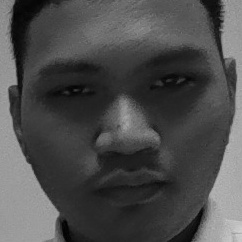
#> input picture dataset/User.4.1.jpg, 242 x 242 px, given in place of the camera
$ python main.py
#> lines starting #> are read from the running program, lines starting #| are printed output that depends on the picture
import cv2
import numpy as np
import datetime
import os
import sys
import subprocess
import time
from collections import Counter

# --- EXECUTABLE-SAFE PATH ROOT ---
if getattr(sys, 'frozen', False):
    BASE_DIR = os.path.dirname(os.path.abspath(sys.executable))
else:
    BASE_DIR = os.path.dirname(os.path.abspath(__file__))
GVC_DIR = os.path.join(BASE_DIR, 'Graphics-Visual-Computing')

# --- CONFIGURATION ZONE ---
current_day = datetime.datetime.now().strftime("%A")

# --- INITIALIZATION ZONE ---
face_cascade = cv2.CascadeClassifier(cv2.data.haarcascades + 'haarcascade_frontalface_default.xml')
eye_cascade = cv2.CascadeClassifier(cv2.data.haarcascades + 'haarcascade_eye.xml')
profile_cascade = cv2.CascadeClassifier(cv2.data.haarcascades + 'haarcascade_profileface.xml')

if face_cascade.empty() and os.path.exists(os.path.join(BASE_DIR, 'haarcascade_frontalface_default.xml')):
    face_cascade = cv2.CascadeClassifier(os.path.join(BASE_DIR, 'haarcascade_frontalface_default.xml'))
if eye_cascade.empty() and os.path.exists(os.path.join(BASE_DIR, 'haarcascade_eye.xml')):
    eye_cascade = cv2.CascadeClassifier(os.path.join(BASE_DIR, 'haarcascade_eye.xml'))
if profile_cascade.empty() and os.path.exists(os.path.join(BASE_DIR, 'haarcascade_profileface.xml')):
    profile_cascade = cv2.CascadeClassifier(os.path.join(BASE_DIR, 'haarcascade_profileface.xml'))

recognizer = cv2.face.LBPHFaceRecognizer_create()
model_path = os.path.join(BASE_DIR, 'trainer.yml')
if not os.path.exists(model_path) and os.path.exists(os.path.join(GVC_DIR, 'trainer.yml')):
    model_path = os.path.join(GVC_DIR, 'trainer.yml')

if os.path.exists(model_path):
    try:
        recognizer.read(model_path)
        print(f"[SYSTEM] Secure biometric face database loaded successfully from {model_path}!")
    except Exception as e:
        print(f"[WARNING] Could not parse trainer.yml: {e}")
else:
    print("[WARNING] trainer.yml model weight file not found. Defaulting to GUEST mode.")

attendance_log = {}

# --- MULTI-CROP BIOMETRIC PREDICTION HELPER ---
# [43 lines left out: function predict_face_multisample, not called in this run]

# --- CENTROID TRACKING & HYSTERESIS CONSENSUS ENGINE ---
class BiometricTrackerEngine:
    def __init__(self):
        self.tracks = {}

    # [72 lines left out: function process_face, not called in this run]

tracker_engine = BiometricTrackerEngine()

# ---  DYNAMIC MULTI-CAMERA HARDWARE BINDING ---
def open_hardware_cameras():
    caps = {}
    cam_names = [
        "GATE 01 (Main)",
        "GATE 02 (Exit)",
        "GATE 03 (Library)",
        "GATE 04 (Gym)",
        "GATE 05 (Exit)"
    ]

    backend = cv2.CAP_DSHOW if os.name == 'nt' else cv2.CAP_ANY

    for idx, name in enumerate(cam_names):
        cap = cv2.VideoCapture(idx, backend)
        cap.set(cv2.CAP_PROP_FRAME_WIDTH, 640)
        cap.set(cv2.CAP_PROP_FRAME_HEIGHT, 480)

        if cap.isOpened():
            ret, test_frame = cap.read()
#> test_frame is the input picture: shape (242, 242, 3); min 0, max 209, mean 76.4
            if ret and test_frame is not None:
                caps[name] = cap
                print(f"[NETWORK SYSTEM] Secure stream connection bound to: {name} (Hardware Index {idx})")
            else:
                cap.release()
                caps[name] = None
                print(f"[NETWORK INFRASTRUCTURE] {name} (Index {idx}) offline - mapped as standby node.")
        else:
            caps[name] = None
            print(f"[NETWORK INFRASTRUCTURE] {name} (Index {idx}) mapped as virtual standby node.")

    return caps

caps = open_hardware_cameras()
#> caps = 5 items

cv2.namedWindow('SIMS: Secure Campus Surveillance Terminal', cv2.WINDOW_NORMAL)

# ---  MOUSE INTERACTION HANDLER ---
pending_action = None

# [9 lines left out: function handle_matrix_click, not called in this run]

cv2.setMouseCallback('SIMS: Secure Campus Surveillance Terminal', handle_matrix_click)

while True:
    # ---  SUBPROCESS LAUNCHER WITH CLEAN ENVIRONMENT ---
    if pending_action is not None:
        action_type = pending_action
        pending_action = None

        print(f"[SYSTEM NODE] Executing launcher action: {action_type}. Releasing camera locks...")

        for cam_name, cap_obj in caps.items():
            if cap_obj is not None:
                cap_obj.release()
        caps = {}

        cv2.destroyAllWindows()
        cv2.waitKey(100)
        time.sleep(1.0)

        if action_type == "REGISTER":
            exe_name = "SIMS_Registration_Terminal.exe"
            script_name = "register_face.py"
        else:
            exe_name = "SIMS_Trainer.exe"
            script_name = "train_faces.py"

        exe_path = os.path.join(BASE_DIR, exe_name)
        script_path = os.path.join(BASE_DIR, script_name)

        clean_env = os.environ.copy()
        for key in ["_MEIPASS2", "PYTHONHOME", "PYTHONPATH"]:
            clean_env.pop(key, None)

        new_console_flag = subprocess.CREATE_NEW_CONSOLE if os.name == 'nt' else 0

        if os.path.exists(exe_path):
            subprocess.run([exe_path], creationflags=new_console_flag, cwd=BASE_DIR, env=clean_env)
        elif os.path.exists(script_path):
            subprocess.run([sys.executable, script_path], creationflags=new_console_flag, cwd=BASE_DIR, env=clean_env)
        else:
            print(f"[ERROR] Neither {exe_name} nor {script_name} was found in {BASE_DIR}")

        if os.path.exists(model_path):
            try:
                recognizer.read(model_path)
                print(f"[SYSTEM] Reloaded updated LBPH face database from {model_path}!")
            except Exception as e:
                print(f"[ERROR] Model reload failed: {e}")

        caps = open_hardware_cameras()

        cv2.namedWindow('SIMS: Secure Campus Surveillance Terminal', cv2.WINDOW_NORMAL)
        cv2.setMouseCallback('SIMS: Secure Campus Surveillance Terminal', handle_matrix_click)
        continue

    # ---  READ REGISTERED STUDENT LEDGER ---
    names_database = {}
    txt_path = os.path.join(BASE_DIR, 'students.txt')
    if not os.path.exists(txt_path) and os.path.exists(os.path.join(GVC_DIR, 'students.txt')):
        txt_path = os.path.join(GVC_DIR, 'students.txt')

    if os.path.exists(txt_path):
        with open(txt_path, "r", encoding="utf-8-sig") as f:
#> (reads students.txt from the repository)
            for db_line in f:
                if "," in db_line:
                    clean_line = db_line.strip().replace("\\", "")
                    if clean_line:
                        db_id, db_name = clean_line.split(",", 1)
                        try:
                            names_database[int(db_id.strip())] = db_name.strip()
                        except ValueError:
                            continue

    frames = {}

    for cam_name, cap in caps.items():
        ret = False
        frame = None

        if cap is not None:
            ret, frame = cap.read()

        if not ret or frame is None:
            frame = np.zeros((480, 640, 3), dtype="uint8")
            cv2.rectangle(frame, (15, 15), (625, 465), (20, 20, 20), -1)
            cv2.putText(frame, f"{cam_name}: OFFLINE STANDBY", (40, 220), cv2.FONT_HERSHEY_SIMPLEX, 0.6, (0, 165, 255), 1)
        else:
            frame = cv2.resize(frame, (640, 480))
            gray = cv2.cvtColor(frame, cv2.COLOR_BGR2GRAY)

            blurred = cv2.GaussianBlur(frame, (5, 5), 0)
            hsv = cv2.cvtColor(blurred, cv2.COLOR_BGR2HSV)

            faces = face_cascade.detectMultiScale(gray, scaleFactor=1.12, minNeighbors=6, minSize=(50, 50))
            eye_pairs = eye_cascade.detectMultiScale(gray, scaleFactor=1.15, minNeighbors=18, minSize=(50, 25))

            detection_targets = []
            for (x, y, w, h) in faces:
                detection_targets.append((x, y, w, h, False))

            if len(faces) == 0:
                profiles = profile_cascade.detectMultiScale(gray, scaleFactor=1.12, minNeighbors=6, minSize=(50, 50))
                for (px, py, pw, ph) in profiles:
                    detection_targets.append((px, py, pw, ph, False))

            if len(faces) == 0 and len(detection_targets) == 0:
                for (ex, ey, ew, eh) in eye_pairs:
                    fx = max(0, ex - int(ew * 0.2))
                    fy = max(0, ey - int(eh * 0.4))
                    fw = int(ew * 1.4)
                    fh = int(eh * 2.6)
                    detection_targets.append((fx, fy, fw, fh, True))

            for (x, y, w, h, is_masked) in detection_targets:
                if w < 50 or h < 50:
                    continue

                resolved_identity = "GUEST"
                current_face_identity = "GUEST"
                current_face_role = "Guest"
                system_status = "GUEST LOCKED OUT"
                hud_color = (255, 165, 0)  # Orange default for Guests
                uniform_status = "VIOLATION: NO UNIFORM"
                conf_text = "CONF: N/A"

                box_color = (255, 255, 0) if is_masked else (255, 0, 0)
                cv2.rectangle(frame, (x, y), (x + w, y + h), box_color, 2)

                if os.path.exists(model_path):
                    raw_id, raw_confidence = predict_face_multisample(recognizer, gray, (x, y, w, h))

                    if raw_id is not None:
                        consensus_id, smoothed_conf = tracker_engine.process_face(
                            cam_name, (x, y, w, h), raw_id, raw_confidence, names_database, lock_thresh=68.0, retain_thresh=76.0
                        )

                        conf_text = f"CONF: {smoothed_conf:.1f}"

                        if consensus_id != "GUEST":
                            try:
                                clean_search_id = int(consensus_id)
                            except ValueError:
                                clean_search_id = None

                            if clean_search_id is not None and clean_search_id in names_database:
                                matched_name = names_database[clean_search_id]
                                resolved_identity = matched_name
                                current_face_identity = matched_name
                                current_face_role = "Student"

                # Uniform Analysis
                try:
                    shirt_y = int(y + h * 1.15)
                    shirt_h = min(479 - shirt_y, int(h * 0.45))
                    shirt_x = max(0, int(x + w * 0.15))
                    shirt_w = min(639 - shirt_x, int(w * 0.7))

                    if shirt_h > 5 and shirt_w > 5:
                        shirt_roi_hsv = hsv[shirt_y:shirt_y + shirt_h, shirt_x:shirt_x + shirt_w]
                        lower_white = np.array([0, 0, 140], dtype="uint8")
                        upper_white = np.array([180, 40, 255], dtype="uint8")

                        white_mask = cv2.inRange(shirt_roi_hsv, lower_white, upper_white)
                        white_pixels = cv2.countNonZero(white_mask)
                        total_roi_pixels = int(shirt_roi_hsv.shape[0] * shirt_roi_hsv.shape[1])
                        white_density_score = (white_pixels / total_roi_pixels) * 100 if total_roi_pixels > 0 else 0

                        lower_red = np.array([0, 0, 140], dtype="uint8")
                        upper_red = np.array([180, 40, 255], dtype="uint8")

                        red_mask = cv2.inRange(shirt_roi_hsv, lower_red, upper_red)
                        red_pixels = cv2.countNonZero(red_mask)
                        total_roi_pixels_R = int(shirt_roi_hsv.shape[0] * shirt_roi_hsv.shape[1])
                        red_density_score = (red_pixels / total_roi_pixels_R) * 100 if total_roi_pixels_R > 0 else 0

                        if white_density_score > 10:
                            uniform_status = "PASSED: WHITE SHIRT"
                            cv2.rectangle(frame, (shirt_x, shirt_y), (shirt_x + shirt_w, shirt_y + shirt_h), (0, 255, 0), 2)

                        elif red_density_score > 10:
                            uniform_status = "PASSED: RED SHIRT"
                            cv2.rectangle(frame, (shirt_x, shirt_y), (shirt_x + shirt_w, shirt_y + shirt_h), (0, 255, 0), 2)
                        else:
                            uniform_status = "VIOLATION: NO UNIFORM"
                            cv2.rectangle(frame, (shirt_x, shirt_y), (shirt_x + shirt_w, shirt_y + shirt_h), (0, 0, 255), 2)
                except cv2.error:
                    pass

                # ---  ROLE & HUD COLOR ENFORCEMENT ---
                is_registered_student = (
                    current_face_identity != "GUEST" and
                    resolved_identity != "GUEST" and
                    current_face_role == "Student"
                )

                if not is_registered_student:
                    hud_color = (255, 165, 0)
                    if uniform_status.startswith("PASSED"):
                        system_status = "GUEST PASSED UNIFORM"
                    else:
                        system_status = "GUEST LOCKED OUT"
                else:
                    if uniform_status.startswith("PASSED"):
                        system_status = "ACCESS GRANTED | UNIFORM OK"
                        hud_color = (0, 255, 0)

                        log_key = f"{resolved_identity}_{cam_name}"
                        if log_key not in attendance_log:
                            attendance_log[log_key] = "IN"
                            with open(os.path.join(BASE_DIR, "attendance_log.txt"), "a") as log_file:
                                log_file.write(
                                    f"{datetime.datetime.now().strftime('%Y-%m-%d,%H:%M:%S')},"
                                    f"{resolved_identity},{current_face_role},{cam_name},AUTHORIZED_PERSONEL\n"
                                )
                    else:
                        system_status = "ACCESS DENIED | NO UNIFORM"
                        hud_color = (0, 0, 255)

                cv2.putText(frame, f"ID: {resolved_identity.upper()} ({conf_text})", (x, y - 45),
                            cv2.FONT_HERSHEY_SIMPLEX, 0.45, hud_color, 2)
                cv2.putText(frame, f"ROLE: {current_face_role.upper()}", (x, y - 25),
                            cv2.FONT_HERSHEY_SIMPLEX, 0.4, hud_color, 1)
                cv2.putText(frame, f"STATUS: {system_status}", (x, y - 8),
                            cv2.FONT_HERSHEY_SIMPLEX, 0.35, hud_color, 1)
                cv2.putText(frame, f"UNIFORM: {uniform_status}", (x, y + h + 20),
                            cv2.FONT_HERSHEY_SIMPLEX, 0.45, hud_color, 2)

        cv2.putText(frame, f"GATEWAY NODE: {cam_name.upper()}", (20, 30), cv2.FONT_HERSHEY_SIMPLEX, 0.4, (255, 255, 255), 1)
        frames[cam_name] = frame
#> this loop made 5 passes
#> cam_name on passes 1 to 5: 'GATE 01 (Main)', 'GATE 02 (Exit)', 'GATE 03 (Library)', 'GATE 04 (Gym)', 'GATE 05 (Exit)'
#> pass 1, `frame = cv2.resize(frame, (640, 480))`:
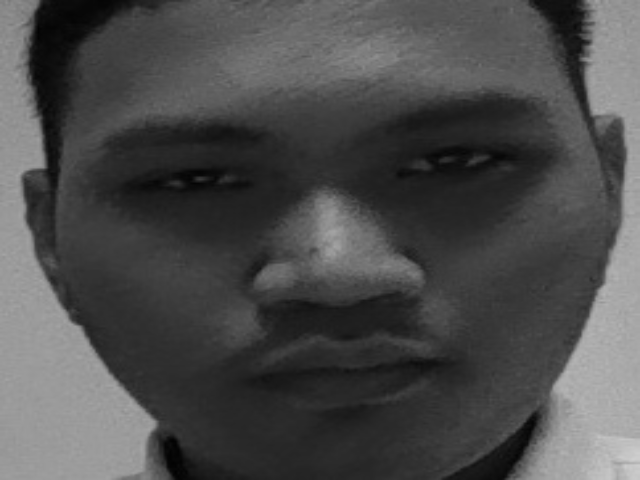
#> frame: shape (480, 640, 3); min 1, max 207, mean 76.2
#> after the loop, attendance_log = 0 items; frames = 5 items

    cam1 = frames["GATE 01 (Main)"]
    cam2 = frames["GATE 02 (Exit)"]
    cam3 = frames["GATE 03 (Library)"]
    cam4 = frames["GATE 04 (Gym)"]
    cam5 = frames["GATE 05 (Exit)"]

    blank_hub = np.zeros((480, 640, 3), dtype="uint8")
    cv2.rectangle(blank_hub, (15, 15), (625, 465), (35, 25, 15), -1)
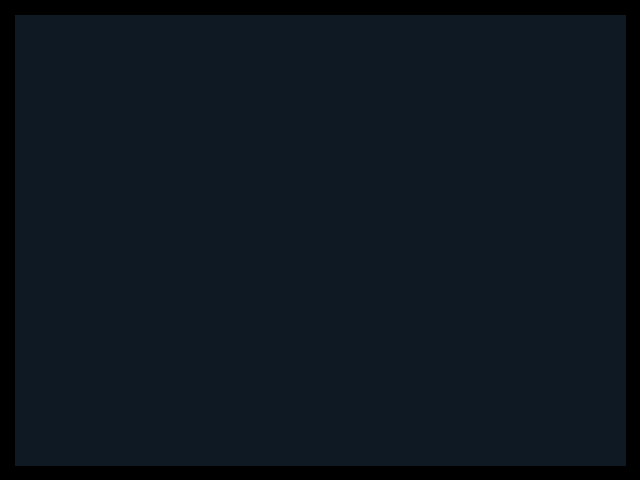
#> blank_hub: shape (480, 640, 3); mean of channels 0, 1, 2 31.4, 22.4, 13.5; drawn as B, G, R
    cv2.putText(blank_hub, "SIMS MATRIX SERVER", (80, 140), cv2.FONT_HERSHEY_SIMPLEX, 1.0, (255, 255, 255), 2)
    cv2.putText(blank_hub, f"SYSTEM DAY: {current_day.upper()}", (80, 185), cv2.FONT_HERSHEY_SIMPLEX, 0.6, (0, 255, 0), 1)
    cv2.putText(blank_hub, "REQUIRED UNIFORM: WHITE SHIRT", (80, 215), cv2.FONT_HERSHEY_SIMPLEX, 0.5, (255, 255, 255), 1)
    cv2.putText(blank_hub, "REQUIRED UNIFORM: RED SHIRT", (80, 215), cv2.FONT_HERSHEY_SIMPLEX, 0.5, (0, 0, 255), 1)

    cv2.rectangle(blank_hub, (70, 253), (565, 333), (0, 165, 255), -1)
    cv2.putText(blank_hub, "1. REGISTER NEW FACE", (135, 303), cv2.FONT_HERSHEY_SIMPLEX, 0.7, (255, 255, 255), 2)

    cv2.rectangle(blank_hub, (70, 353), (565, 433), (0, 180, 0), -1)
    cv2.putText(blank_hub, "2. TRAIN BIOMETRIC MODEL", (105, 403), cv2.FONT_HERSHEY_SIMPLEX, 0.7, (255, 255, 255), 2)
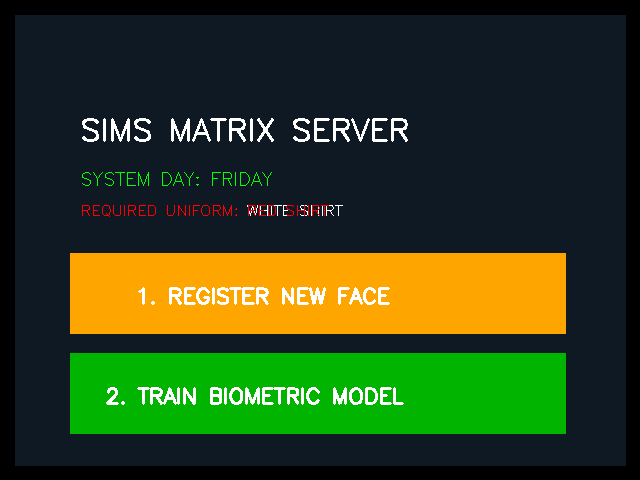
#> blank_hub: shape (480, 640, 3); mean of channels 0, 1, 2 27.5, 64.5, 47.4; drawn as B, G, R

    row1 = np.hstack((cam1, cam2, cam3))
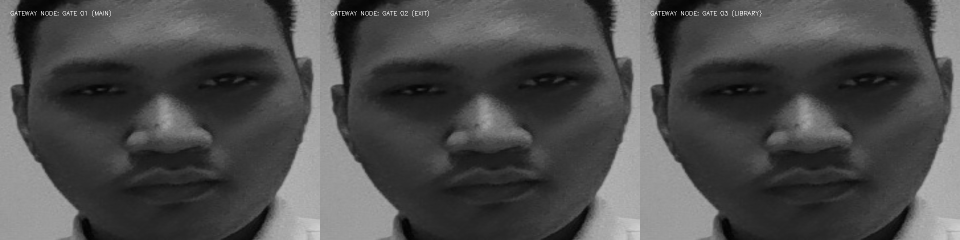
#> row1: shape (480, 1920, 3) (shown at 1/2 size); min 1, max 255, mean 76.6
    row2 = np.hstack((cam4, cam5, blank_hub))
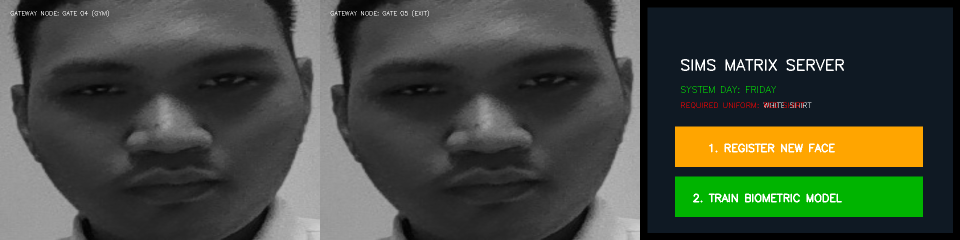
#> row2: shape (480, 1920, 3) (shown at 1/2 size); mean of channels 0, 1, 2 60.2, 72.5, 66.8; drawn as B, G, R
    grid = np.vstack((row1, row2))
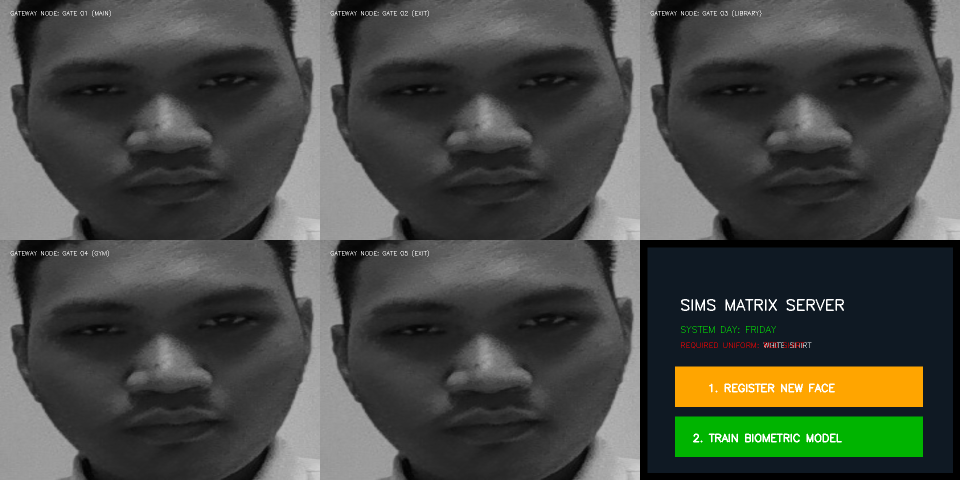
#> grid: shape (960, 1920, 3) (shown at 1/2 size); mean B, G, R 68.4, 74.5, 71.7

    scaled_display = cv2.resize(grid, (1280, 720))
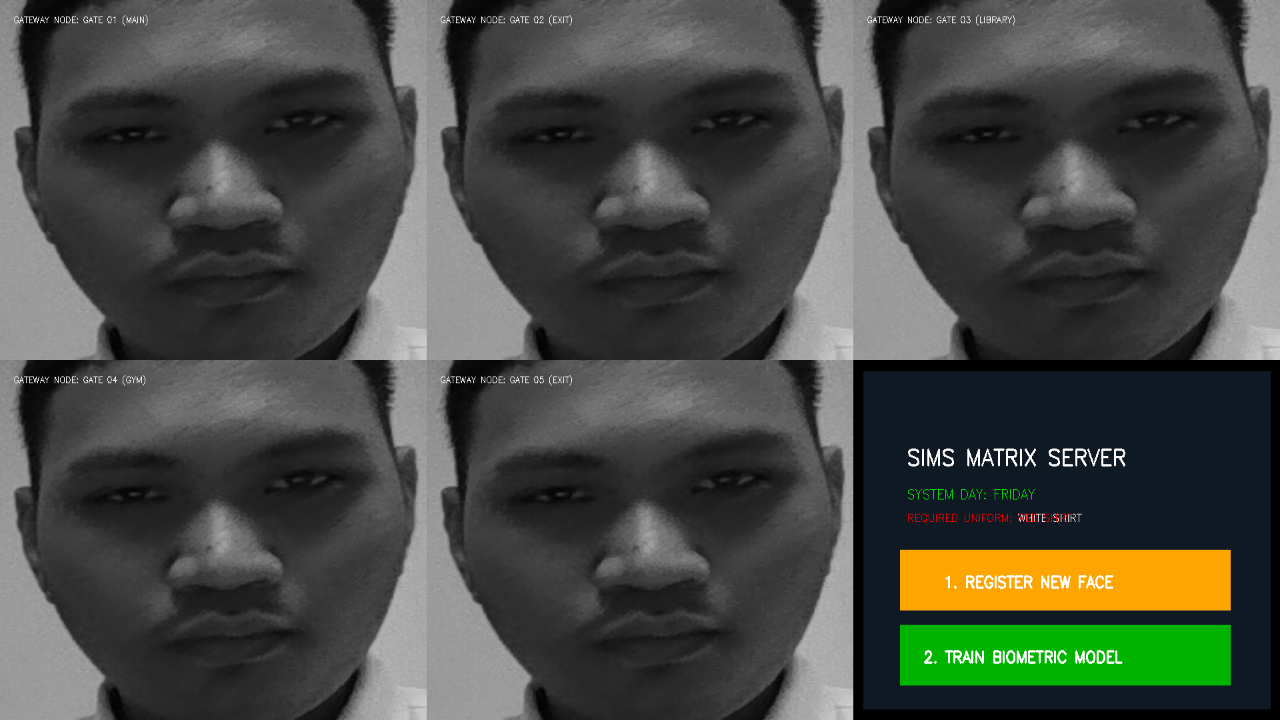
#> scaled_display: shape (720, 1280, 3); mean B, G, R 68.3, 74.5, 71.6
    cv2.imshow('SIMS: Secure Campus Surveillance Terminal', scaled_display)

    if cv2.waitKey(1) & 0xFF == ord('q'):
#> (key q is pressed here)
        break

for cap in caps.values():
    if cap is not None:
        cap.release()
#> this loop made 5 passes
cv2.destroyAllWindows()
